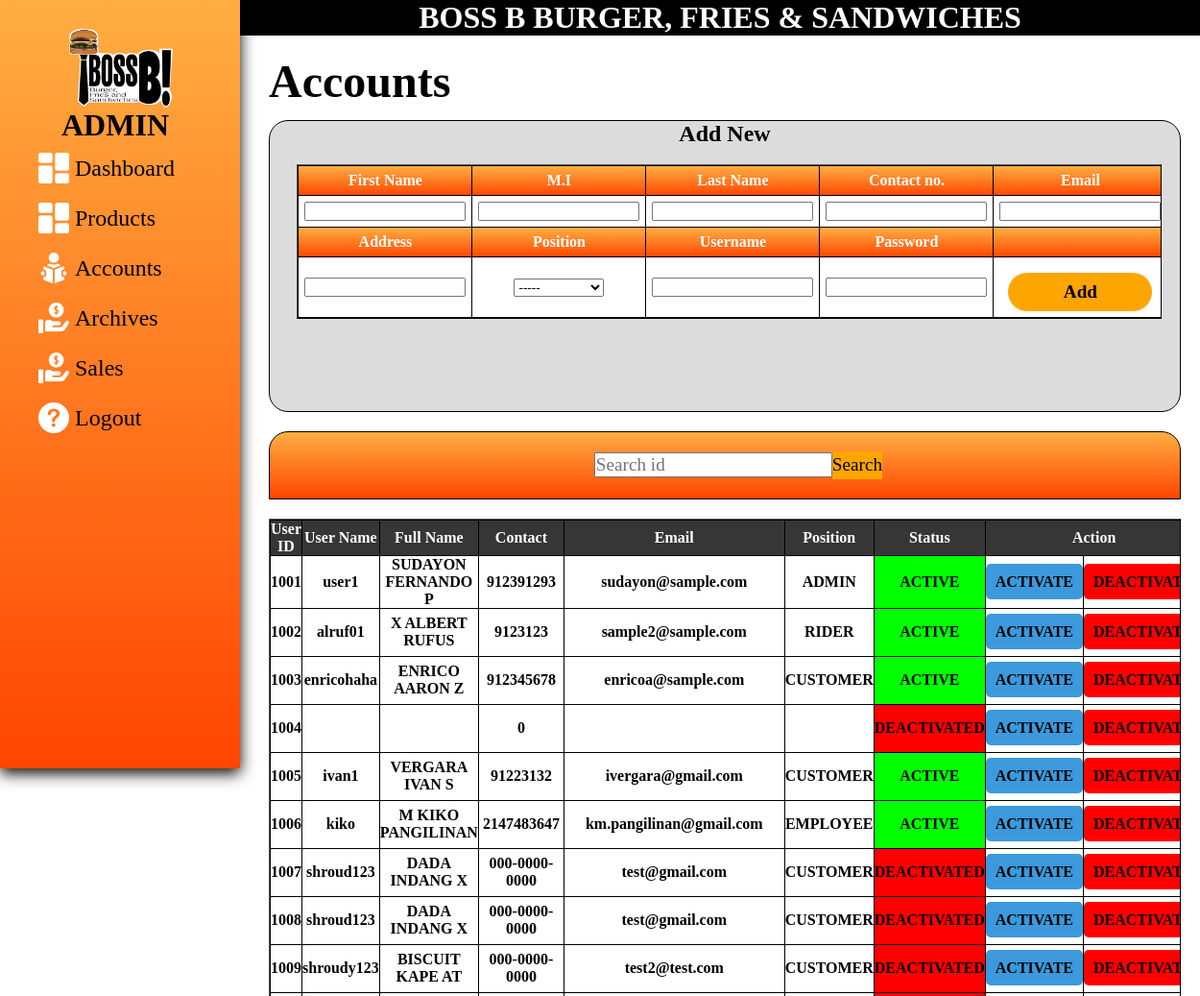
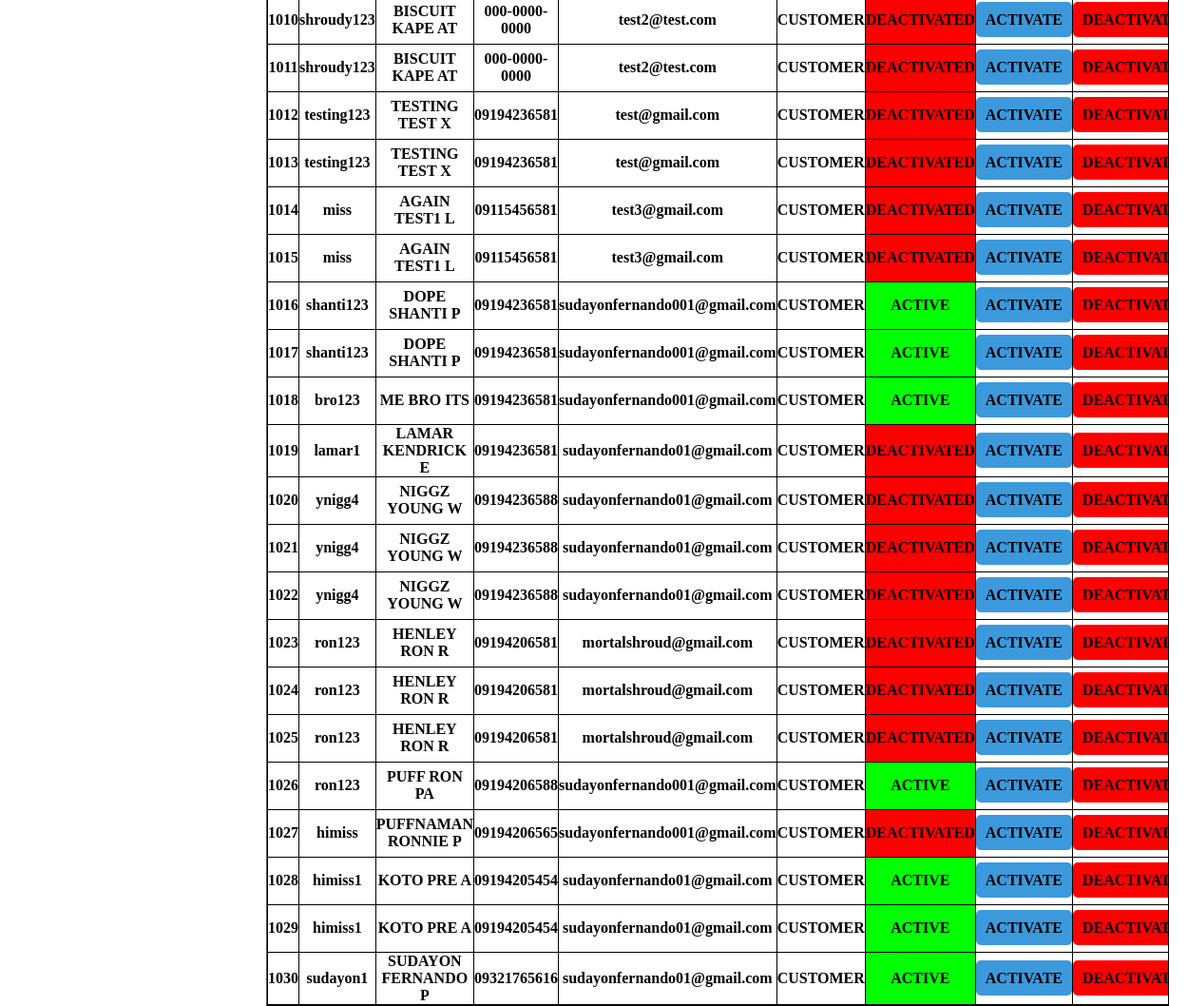
/adminpage/useraccounts.php, run on the app's committed database (2 pictures, top to bottom).
### tables this page shows
CREATE TABLE `user` (
  `EMP_ID` int(11) NOT NULL,
  `EMP_FNAME` varchar(100) NOT NULL,
  `EMP_LNAME` varchar(100) NOT NULL,
  `EMP_MI` char(60) NOT NULL,
  `EMP_CONTACTNUM` varchar(20) NOT NULL,
  `EMAILADD` char(50) NOT NULL,
  `verify_token` varchar(255) NOT NULL,
  `FULLADD` varchar(100) NOT NULL,
  `POSITION` varchar(100) NOT NULL,
  `EMP_UNAME` varchar(100) NOT NULL,
  `EMP_PASS` varchar(100) NOT NULL,
  `U_STATUS` varchar(60) NOT NULL,
  `created_at` timestamp NOT NULL DEFAULT CURRENT_TIMESTAMP ON UPDATE CURRENT_TIMESTAMP
);

### adminpage/useraccounts.php (the view, shortened to what this page needs)
<?php
	include"../dbase/dbaseconnection.php";
?>
<html>
	<head>
		<link rel="stylesheet" href="../css/sales.css">
	</head>
	<body>
	<form action="../adminpage/useraccounts.php" method="POST" enctype='multipart/form-data'>
		<div class="side-menu">
			<img src="../icons/logo.png" class="logopng">
            <center><h1>ADMIN</h1></center>
			<ul>
				<a href="../adminpage/admin.php"><li><img src="dashboard (2).png" alt="">&nbsp; <span>Dashboard</span> </li></a>
				<a href="../adminpage/itemlist.php"><li><img src="dashboard (2).png" alt="">&nbsp; <span>Products</span> </li></a>
				<a href="../adminpage/useraccounts.php"><li><img src="reading-book (1).png" alt="">&nbsp;<span>Accounts</span> </li></a>
				<a href="../adminpage/archive.php"><li><img src="payment.png" alt="">&nbsp;<span>Archives</span> </li></a>
				<a href="../adminpage/sales.php"><li><img src="payment.png" alt="">&nbsp;<span>Sales</span> </li></a>
				<a href="../user/logout.php"><li><img src="help-web-button.png" alt="">&nbsp; <span>Logout</span></li></a>
			</ul>
		</div>
		<div class="container2">
			<center><h1 class="mainheader">BOSS B BURGER, FRIES & SANDWICHES</h1></center>
			<h2 class="header">Accounts</h2>
			<div class="prodcon">
			<center><h2>Add New</h2></center>
				<table border=1 cellpadding=5 class=tablein1>
					<thead>
						<tbody>
							<tr bgcolor=#363636 style='background-image: linear-gradient(#ffae42, #ff4500); color:white;'>
								<th>First Name</th>
								<th>M.I</th>
								<th>Last Name</th>
								<th>Contact no.</th>
								<th>Email</th>
							<tr style='background-color:white'>
								<th><input name="fn"autocomplete="off"></th>
								<th><input name="ln"autocomplete="off"></th>
								<th><input name="mi"autocomplete="off"></th>
								<th><input name="contact"autocomplete="off"></th>
								<th><input name="email"autocomplete="off"></th>
							<tr bgcolor=#363636 style='background-image: linear-gradient(#ffae42, #ff4500); color:white;'>
								<th>Address</th>
								<th>Position</th>
								<th>Username</th>
								<th>Password</th>
								<th></th>
							<tr style='background-color:white'>
								<th><input name="add" autocomplete="off">
								<th><select name="posi" autocomplete="off">
										<option value="">-----</option>
									</select>
								</th>
								<th><input name="usern" autocomplete="off">
								<th><input type=password name="pass" autocomplete="off">
								<th><input name="addbut" type=submit class="addbut" value="Add">
								</th>
							</tr>
						</tbody>
					</thead>
				</table>
				<br><br>
			</div>
			<div class="scon">
				<input name="search" class="searchtxt" autocomplete="off" autofocus placeholder="Search id"><input name="sbut" type=submit class="searchbut" value="Search">
			</div>
									<?php
						if(isset($_POST['sbut'])){
							$search=$_POST['search'];
							$sel = "SELECT * FROM user where EMP_ID= '$search'";
						}
						else{
							$sel = "SELECT * FROM user";
						}
							$result = $conn->query($sel);
							if ($result->num_rows > 0)
								{
									echo "<table border=1 cellpadding=5 class=tablein>";
										echo "<thead>";
											echo "<tbody>";
												echo "<tr bgcolor=#363636 style='color:white'>";
													echo "<th>User ID";
													echo "<th>User Name";
													echo "<th>Full Name";
													echo "<th>Contact";
													echo "<th>Email";
													echo "<th>Position";
													echo "<th>Status";
													echo "<th colspan=2>Action";
												echo "</tr>";
												while($row = $result->fetch_assoc())
												{
												echo "<tr bgcolor=white style='height:50px;'>";
													echo "<th>" . $row["EMP_ID"];
													echo "<th>" . $row["EMP_UNAME"];
													echo "<th>" . strtoupper($row["EMP_LNAME"])," ", strtoupper($row["EMP_FNAME"])," ", strtoupper($row["EMP_MI"]);
													echo "<th>" . $row["EMP_CONTACTNUM"];
													echo "<th>" . $row["EMAILADD"];
													echo "<th>" .  strtoupper($row["POSITION"]);
													if( $row["U_STATUS"] =='ACTIVE'){
														echo "<th bgcolor=lime>" . $row["U_STATUS"];
													}else{
														echo "<th bgcolor=red>" . $row["U_STATUS"];
													}
													?>
													<th> <a href="../adminpage/activate.php?id=<?php echo $row['EMP_ID'];?>"style='background-color:#3c99dc; padding:10px; border-radius:5px;'>ACTIVATE</a></th>
													<th> <a href="../adminpage/deactivate.php?id=<?php echo $row['EMP_ID'];?>" style='background-color:red; padding:10px; border-radius:5px;'>DEACTIVATE</a></th>
													<?php
												}
												echo "</tr>";
											echo "</form>";
								}else{
									echo "<CENTER><p  style='color:red' font-size='2em'>0 results: ID not  found </p></CENTER>";
								}
					?>
	</body>
</html>

### css/sales.css (style rules this page uses)
* { margin: 0; padding: 0; box-sizing: border-box; font-family:san serif; }
body { min-height: 100vh; font-family:'San serif'; }
.mainheader { font-family:san serif; font-size: 2em; position:relative; margin-left:0px; margin-top:0px; color:white; background-color:black; width:100%; min-width:480px; max-height:5vw; }
.header { font-size: 3em; position:relative; margin-left:3%; margin-top:2%; }
.logopng { height:20%; width:45%; position:relative; margin-left:30%; margin-top:30px; }
a:link { color: black; background-color: transparent; text-decoration: none; }
.prodcon { height:38vh; width:95%; background-color:#DCDCDC; position:relative; margin-top:1vw; margin-left:3%; display:block; overflow: auto; min-height: 28vh; min-width: 100vh; border-radius: 20px; border: 1px solid; border-color: black; }
.addbut { font-family:san serif; font-size:1.2em; font-weight: bold; color:black; border-color:none; border-style:none; height:40px; position:relative; margin-top:10px; width:150px; background-color:orange; border-radius: 20px; }
.side-menu { position: fixed; background-image: linear-gradient(#ffae42, #ff4500); width: 20vw; min-height: 100vh; display: flex; flex-direction: column; box-shadow: 0 5px 15px rgb(0,0,0); padding-right: 10px; }
.side-menu li { font-size: 24px; padding: 10px 40px; color: black; display: flex; align-items: center; }
li { list-style: none; }
.container2 { position:relative; margin-left:20%; width:80%; display:inline-block; list-style:none; min-width:1000px; border-radius: 20px 20px 0px 0px; }
.scon { position:relative; margin-top:2%; margin-left:3%; padding:20px; background-image: linear-gradient(#ffae42, #ff4500); border: 1px solid; border-color: black; width:95%; border-radius: 20px 20px 0px 0px; display:block; overflow: auto; }
.searchtxt { position:relative; font-family:san serif; font-size:1.2em; color:black; margin-left:35%; }
.searchbut { position:relative; font-family:san serif; font-size:1.2em; height:29px; color:black; background-color:orange; border:none; }
.tablein { position:relative; margin-top:2%; margin-left:3%; background-color:black; table-layout: relative; border-collapse: collapse; border-color:black; width:95%; display:block; }
.tablein tbody { width: 100%; display:block; overflow: auto; height: auto; }
.tablein thead { background: black; color:black; }
.tablein th, .tablein td { text-align: center; width: 15%; }
.tablein1 { position:relative; margin-top:2%; margin-left:3%; background-color:black; table-layout: relative; border-collapse: collapse; border-color:black; width:95%; display:block; }
.tablein1 tbody { width: 100%; display:block; overflow: auto; height: auto; }
.tablein1 thead { background: white; color:black; }
.tablein1 th, .tablein1 td { text-align: center; width: 25%; padding: 6px; }

### data on the page
user: EMP_ID "1001", EMP_UNAME "user1", EMP_LNAME "SUDAYON", EMP_FNAME "FERNANDO", EMP_MI "P", EMP_CONTACTNUM "912391293", EMAILADD "sudayon@sample.com", POSITION "ADMIN", U_STATUS "ACTIVE"
user: EMP_ID "1002", EMP_UNAME "alruf01", EMP_LNAME "X", EMP_FNAME "ALBERT", EMP_MI "RUFUS", EMP_CONTACTNUM "9123123", EMAILADD "sample2@sample.com", POSITION "RIDER", U_STATUS "ACTIVE"
user: EMP_ID "1003", EMP_UNAME "enricohaha", EMP_LNAME "ENRICO", EMP_FNAME "AARON", EMP_MI "Z", EMP_CONTACTNUM "912345678", EMAILADD "enricoa@sample.com", POSITION "CUSTOMER", U_STATUS "ACTIVE"
user: EMP_ID "1004", EMP_CONTACTNUM "0", U_STATUS "DEACTIVATED"
user: EMP_ID "1005", EMP_UNAME "ivan1", EMP_LNAME "VERGARA", EMP_FNAME "IVAN", EMP_MI "S", EMP_CONTACTNUM "91223132", EMAILADD "ivergara@gmail.com", POSITION "CUSTOMER", U_STATUS "ACTIVE"
user: EMP_ID "1006", EMP_UNAME "kiko", EMP_LNAME "M", EMP_FNAME "KIKO", EMP_MI "PANGILINAN", EMP_CONTACTNUM "2147483647", EMAILADD "km.pangilinan@gmail.com", POSITION "EMPLOYEE", U_STATUS "ACTIVE"
user: EMP_ID "1007", EMP_UNAME "shroud123", EMP_LNAME "DADA", EMP_FNAME "INDANG", EMP_MI "X", EMP_CONTACTNUM "000-0000-0000", EMAILADD "test@gmail.com", POSITION "CUSTOMER", U_STATUS "DEACTIVATED"
user: EMP_ID "1008", EMP_UNAME "shroud123", EMP_LNAME "DADA", EMP_FNAME "INDANG", EMP_MI "X", EMP_CONTACTNUM "000-0000-0000", EMAILADD "test@gmail.com", POSITION "CUSTOMER", U_STATUS "DEACTIVATED"
user: EMP_ID "1009", EMP_UNAME "shroudy123", EMP_LNAME "BISCUIT", EMP_FNAME "KAPE", EMP_MI "AT", EMP_CONTACTNUM "000-0000-0000", EMAILADD "test2@test.com", POSITION "CUSTOMER", U_STATUS "DEACTIVATED"
user: EMP_ID "1010", EMP_UNAME "shroudy123", EMP_LNAME "BISCUIT", EMP_FNAME "KAPE", EMP_MI "AT", EMP_CONTACTNUM "000-0000-0000", EMAILADD "test2@test.com", POSITION "CUSTOMER", U_STATUS "DEACTIVATED"
user: EMP_ID "1011", EMP_UNAME "shroudy123", EMP_LNAME "BISCUIT", EMP_FNAME "KAPE", EMP_MI "AT", EMP_CONTACTNUM "000-0000-0000", EMAILADD "test2@test.com", POSITION "CUSTOMER", U_STATUS "DEACTIVATED"
user: EMP_ID "1012", EMP_UNAME "testing123", EMP_LNAME "TESTING", EMP_FNAME "TEST", EMP_MI "X", EMP_CONTACTNUM "09194236581", EMAILADD "test@gmail.com", POSITION "CUSTOMER", U_STATUS "DEACTIVATED"
user: EMP_ID "1013", EMP_UNAME "testing123", EMP_LNAME "TESTING", EMP_FNAME "TEST", EMP_MI "X", EMP_CONTACTNUM "09194236581", EMAILADD "test@gmail.com", POSITION "CUSTOMER", U_STATUS "DEACTIVATED"
user: EMP_ID "1014", EMP_UNAME "miss", EMP_LNAME "AGAIN", EMP_FNAME "TEST1", EMP_MI "L", EMP_CONTACTNUM "09115456581", EMAILADD "test3@gmail.com", POSITION "CUSTOMER", U_STATUS "DEACTIVATED"
user: EMP_ID "1015", EMP_UNAME "miss", EMP_LNAME "AGAIN", EMP_FNAME "TEST1", EMP_MI "L", EMP_CONTACTNUM "09115456581", EMAILADD "test3@gmail.com", POSITION "CUSTOMER", U_STATUS "DEACTIVATED"
user: EMP_ID "1016", EMP_UNAME "shanti123", EMP_LNAME "DOPE", EMP_FNAME "SHANTI", EMP_MI "P", EMP_CONTACTNUM "09194236581", EMAILADD "sudayonfernando001@gmail.com", POSITION "CUSTOMER", U_STATUS "ACTIVE"
user: EMP_ID "1017", EMP_UNAME "shanti123", EMP_LNAME "DOPE", EMP_FNAME "SHANTI", EMP_MI "P", EMP_CONTACTNUM "09194236581", EMAILADD "sudayonfernando001@gmail.com", POSITION "CUSTOMER", U_STATUS "ACTIVE"
user: EMP_ID "1018", EMP_UNAME "bro123", EMP_LNAME "ME", EMP_FNAME "BRO", EMP_MI "ITS", EMP_CONTACTNUM "09194236581", EMAILADD "sudayonfernando001@gmail.com", POSITION "CUSTOMER", U_STATUS "ACTIVE"
user: EMP_ID "1019", EMP_UNAME "lamar1", EMP_LNAME "LAMAR", EMP_FNAME "KENDRICK", EMP_MI "E", EMP_CONTACTNUM "09194236581", EMAILADD "sudayonfernando01@gmail.com", POSITION "CUSTOMER", U_STATUS "DEACTIVATED"
user: EMP_ID "1020", EMP_UNAME "ynigg4", EMP_LNAME "NIGGZ", EMP_FNAME "YOUNG", EMP_MI "W", EMP_CONTACTNUM "09194236588", EMAILADD "sudayonfernando01@gmail.com", POSITION "CUSTOMER", U_STATUS "DEACTIVATED"
user: EMP_ID "1021", EMP_UNAME "ynigg4", EMP_LNAME "NIGGZ", EMP_FNAME "YOUNG", EMP_MI "W", EMP_CONTACTNUM "09194236588", EMAILADD "sudayonfernando01@gmail.com", POSITION "CUSTOMER", U_STATUS "DEACTIVATED"
user: EMP_ID "1022", EMP_UNAME "ynigg4", EMP_LNAME "NIGGZ", EMP_FNAME "YOUNG", EMP_MI "W", EMP_CONTACTNUM "09194236588", EMAILADD "sudayonfernando01@gmail.com", POSITION "CUSTOMER", U_STATUS "DEACTIVATED"
user: EMP_ID "1023", EMP_UNAME "ron123", EMP_LNAME "HENLEY", EMP_FNAME "RON", EMP_MI "R", EMP_CONTACTNUM "09194206581", EMAILADD "mortalshroud@gmail.com", POSITION "CUSTOMER", U_STATUS "DEACTIVATED"
user: EMP_ID "1024", EMP_UNAME "ron123", EMP_LNAME "HENLEY", EMP_FNAME "RON", EMP_MI "R", EMP_CONTACTNUM "09194206581", EMAILADD "mortalshroud@gmail.com", POSITION "CUSTOMER", U_STATUS "DEACTIVATED"
user: EMP_ID "1025", EMP_UNAME "ron123", EMP_LNAME "HENLEY", EMP_FNAME "RON", EMP_MI "R", EMP_CONTACTNUM "09194206581", EMAILADD "mortalshroud@gmail.com", POSITION "CUSTOMER", U_STATUS "DEACTIVATED"
user: EMP_ID "1026", EMP_UNAME "ron123", EMP_LNAME "PUFF", EMP_FNAME "RON", EMP_MI "PA", EMP_CONTACTNUM "09194206588", EMAILADD "sudayonfernando001@gmail.com", POSITION "CUSTOMER", U_STATUS "ACTIVE"
user: EMP_ID "1027", EMP_UNAME "himiss", EMP_LNAME "PUFFNAMAN", EMP_FNAME "RONNIE", EMP_MI "P", EMP_CONTACTNUM "09194206565", EMAILADD "sudayonfernando001@gmail.com", POSITION "CUSTOMER", U_STATUS "DEACTIVATED"
user: EMP_ID "1028", EMP_UNAME "himiss1", EMP_LNAME "KOTO", EMP_FNAME "PRE", EMP_MI "A", EMP_CONTACTNUM "09194205454", EMAILADD "sudayonfernando01@gmail.com", POSITION "CUSTOMER", U_STATUS "ACTIVE"
user: EMP_ID "1029", EMP_UNAME "himiss1", EMP_LNAME "KOTO", EMP_FNAME "PRE", EMP_MI "A", EMP_CONTACTNUM "09194205454", EMAILADD "sudayonfernando01@gmail.com", POSITION "CUSTOMER", U_STATUS "ACTIVE"
user: EMP_ID "1030", EMP_UNAME "sudayon1", EMP_LNAME "SUDAYON", EMP_FNAME "FERNANDO", EMP_MI "P", EMP_CONTACTNUM "09321765616", EMAILADD "sudayonfernando01@gmail.com", POSITION "CUSTOMER", U_STATUS "ACTIVE"
